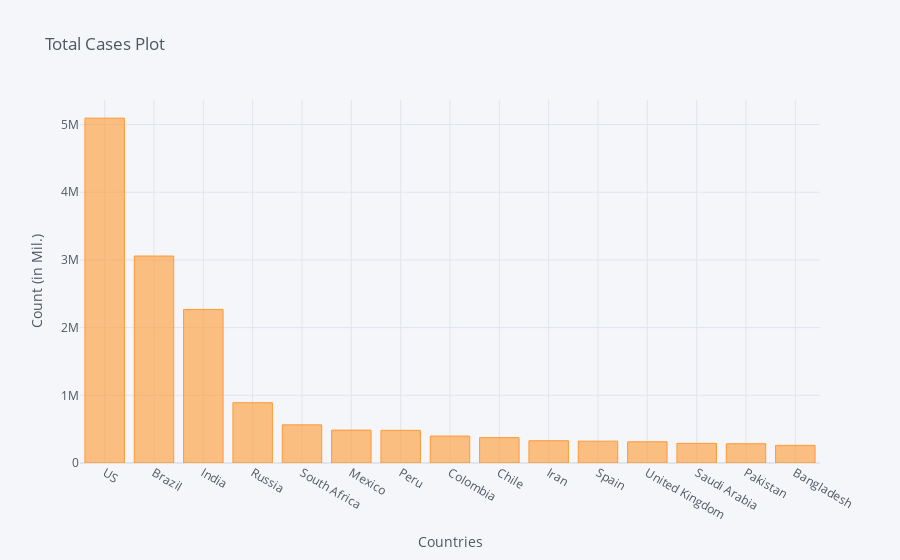

Notebook code cell kept with this figure:
### Code cell
corona_dframe_agg_plot.iplot(kind='bar', x='Country/Region', y='8/10/20',
                             title='Total Cases Plot',xTitle='Countries',yTitle='Count (in Mil.)')

### Figure 1 — Plotly figure (JSON) as saved in the notebook; plotly's stock layout.template omitted (floating-point values rounded to 4 significant figures)
{"data": [{"marker": {"color": "rgba(255, 153, 51, 0.6)", "line": {"color": "rgba(255, 153, 51, 1.0)", "width": 1}}, "name": "8/10/20", "orientation": "v", "text": "", "type": "bar", "x": ["US", "Brazil", "India", "Russia", "South Africa", "Mexico", "Peru", "Colombia", "Chile", "Iran", "Spain", "United Kingdom", "Saudi Arabia", "Pakistan", "Bangladesh"], "y": [5094400, 3057470, 2268675, 890799, 563598, 485836, 483133, 397623, 375044, 328844, 322980, 313392, 289947, 284660, 260507]}], "layout": {"legend": {"bgcolor": "#F5F6F9", "font": {"color": "#4D5663"}}, "paper_bgcolor": "#F5F6F9", "plot_bgcolor": "#F5F6F9", "title": {"font": {"color": "#4D5663"}, "text": "Total Cases Plot"}, "xaxis": {"gridcolor": "#E1E5ED", "showgrid": true, "tickfont": {"color": "#4D5663"}, "title": {"font": {"color": "#4D5663"}, "text": "Countries"}, "zerolinecolor": "#E1E5ED"}, "yaxis": {"gridcolor": "#E1E5ED", "showgrid": true, "tickfont": {"color": "#4D5663"}, "title": {"font": {"color": "#4D5663"}, "text": "Count (in Mil.)"}, "zerolinecolor": "#E1E5ED"}}}
